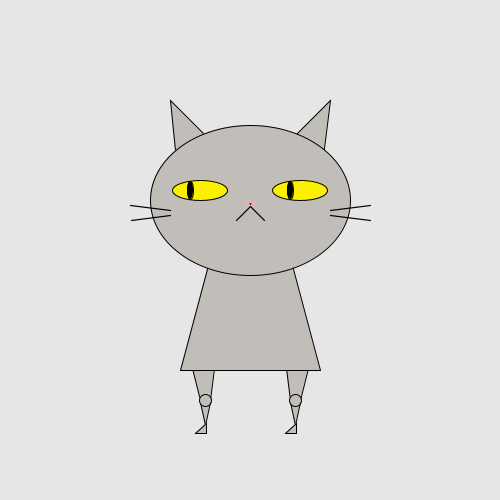
Frame 1 (no input)
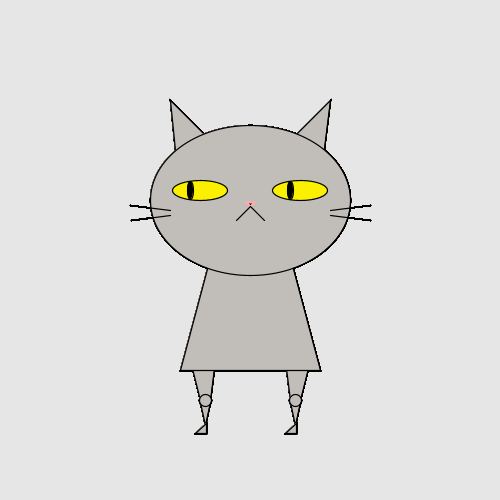
Frame 60 (the mouse pressed at the canvas centre just before this capture)
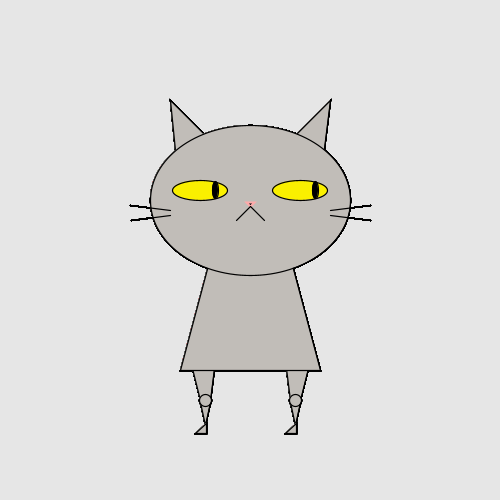
Frame 120 (the mouse held since frame 60 and released just before this capture)

The Processing sketch that drew these frames (run headless with seeded random() and noise(); from frame 60 on, the mouse is pressed at the canvas centre):

// Processing sketch: processing_132180
// ── processing_132180.pde

/* new */

//define variables

int i = 20; //eye height
int j = 55; //eye width
int k = width/2;

//This runs once
void setup() {
  size(500, 500);
  background(230);
  //noStroke();
}

void draw() {
  fill(193,189,184);
  triangle(170, 100, 250, 180, 180, 200); //left ear
  triangle(330, 100, 250, 180, 320, 180); // right ear
  quad(190, 360, 215, 360, 210, 400, 200, 400); //left leg
  quad(310, 360, 285, 360, 290, 400, 300, 400); //right leg
  triangle(210, 402, 200, 402, 205, 425); //left calf
  triangle(290, 402, 300, 402, 295, 425); //right calf
  triangle(206, 423, 195, 433, 206, 433);
  triangle(296, 423, 285, 433, 296, 433); // right foot
  //noStroke();
  ellipse(205, 400, 12, 12); //left knee
  ellipse(295, 400, 12, 12); //right knee
  //stroke(0,0,0);
  quad(220, 220, 280, 220, 320, 370, 180, 370); //torso
  ellipse(250, 200, 200, 150); //head
  fill(250, 240, 0);
  ellipse(200, 190, j, i); //left eye
  ellipse(300, 190, j, i); //right eye
  fill(0, 0, 0);
  /*for(int j = 188; j < width/2; //need to figure out how to move the eyes
  for(mouseX < (width/2)){
    for(mouseX > 188){
      int j = mouseX;
    }
  }
  */
  if (mouseX <= k - 25) {
    ellipse(190, 190, 6, i-2); //left pupil originall
    ellipse(290, 190, 6, i-2); //right pupil
  }
  else if (mouseX >= k + 25) {
    ellipse(215, 190, 6, i-3); //left pupil originall
    ellipse(315, 190, 6, i-3); 
  }
  else if(mouseX > k - 25) {
    if(mouseX < k +25){
    ellipse(205, 190, 6, i-2);
    ellipse(305, 190, 6, i-2);
  }
  }
     
  strokeWeight(2);
  stroke(254, 170, 170);
  triangle(246, 202, 254, 202, 250, 206);
  strokeWeight(1.2);
  stroke(0,0,0);
  line(250, 206, 236, 220); //mouthleft
  line(250, 206, 264, 220); //mouthright
  line(170, 210, 130, 205); //whisker upper left
  line(170, 215, 131, 220); //whisker lower left
  line(330, 210, 370, 205); //whisker upper right
  line(330, 215, 370, 220); //whisker lower right

  

  
  //line(
}

//This repeats over and over
